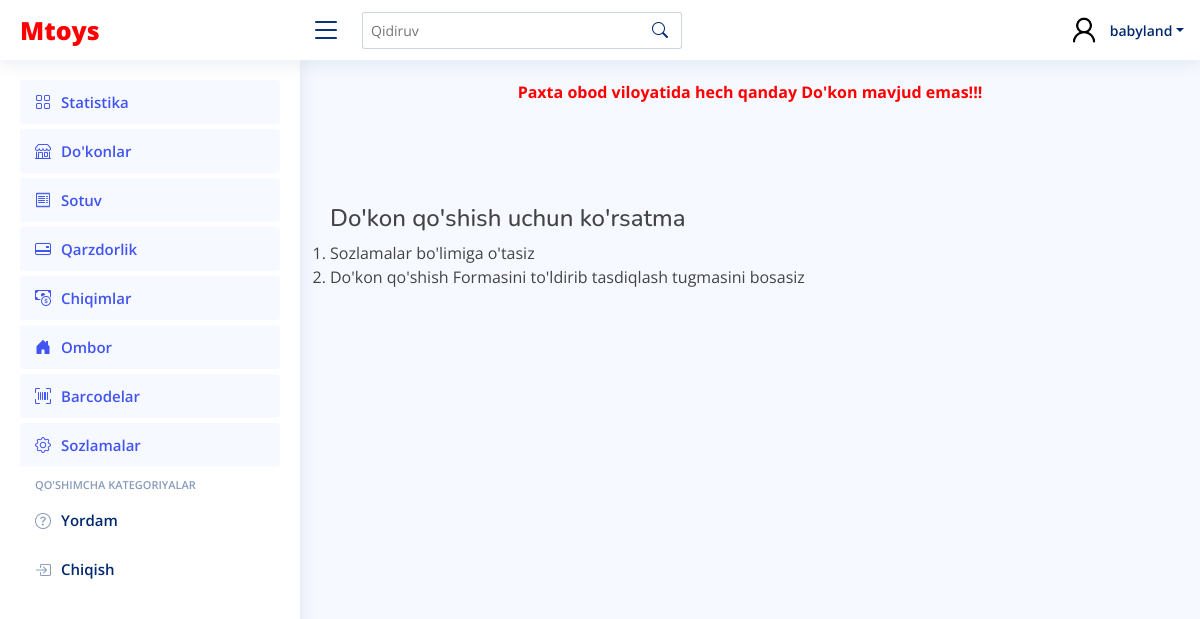
The page /regions/1/shops/ (signed in) on the database as committed earlier.
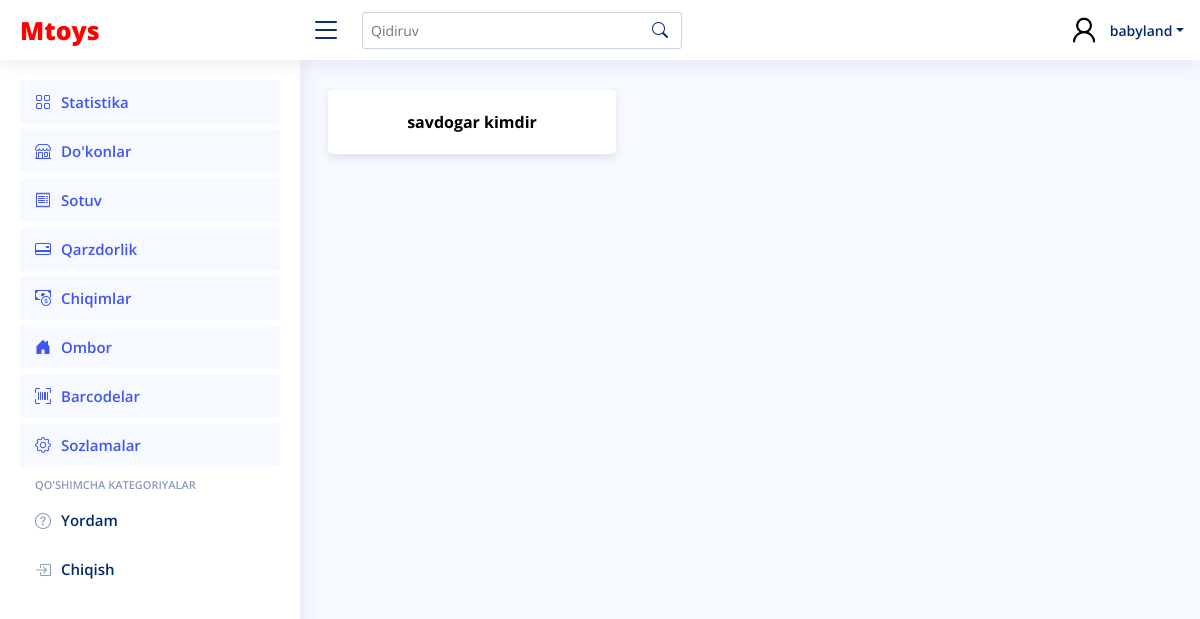
The same page on the database as committed later.
### main_app/models.py (models this page shows, shortened)
class Regions(models.Model):
    name = models.CharField(max_length=250)
    province = models.ForeignKey(Province, on_delete=models.CASCADE, related_name="regions")

class Shop(models.Model):
    name = models.CharField(max_length=250)
    last_name = models.CharField(max_length=250)
    region = models.ForeignKey(Regions, on_delete=models.CASCADE, related_name="shops")

### main_app/views.py (the view)
# urls.py: path("regions/<int:pk>/shops/", RegionDetailView.as_view(), name="region_detail"),
@method_decorator(login_required, name='dispatch')
class RegionDetailView(DetailView):
    template_name = "markets/shops.html"
    model = Regions
    context_object_name = 'region'

### templates/markets/shops.html (shortened to what this page needs)
{% extends 'wrapper.html' %}
{% block content %}
<div class="row">
  {% if region.shops.all %}
    {% for i in region.shops.all %}
    <div class="card" style="width: 18rem;">
        <a href="{% url 'main_app:shop_detail' i.id %}">
          <div class="card-body">
            {{ i.name }} {{ i.last_name }}
          </div>
        </a>
      </div>
    {% endfor %}
    {% else %}
    <div class="msg">
      {{ region.name }} viloyatida hech qanday Do'kon mavjud emas!!!<br>
    </div>
   <h4 style="margin-top: 100px;">Do'kon qo'shish uchun ko'rsatma</h4>
    <ol>
      <li>Sozlamalar bo'limiga o'tasiz</li>
      <li>Do'kon qo'shish Formasini to'ldirib tasdiqlash tugmasini bosasiz</li>
    </ol>
  {% endif %}
</div>
{% endblock content %}

Rows that differ between the two databases and show on the page:
no longer on this page (row unchanged): Regions: name "Paxta obod"
added Shop: name "savdogar", last_name "kimdir"
Other text that changed with them:
text no longer shown: "viloyatida hech qanday Do'kon mavjud emas!!! Do'kon qo'shish uchun ko'rsatma Sozlamalar bo'limiga o'tasiz Do'kon qo'shish Formasini to'ldirib tasdiqlash tugmasini bosasiz"
